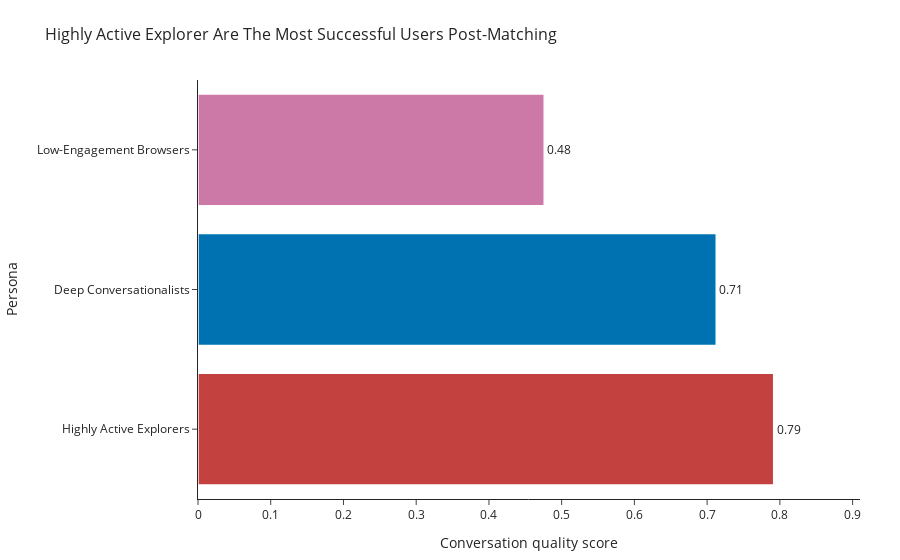

Notebook source saved alongside this figure:
### Code cell
# ================================================================
# 6th Visualization — Persona-Level Success Comparison (Bar Chart)
# ================================================================

import plotly.express as px
from sklearn.preprocessing import StandardScaler
from sklearn.cluster import KMeans

# Features used to identify usage personas
features = [
    "sum_app_opens",
    "no_of_days",
    "medianConversationLength",
    "longestConversationInDays",
    "nrOfConversations"
]

X = df[features].dropna()

scaler = StandardScaler()
X_scaled = scaler.fit_transform(X)

# Three personas identified via k-means clustering
kmeans = KMeans(n_clusters=3, random_state=42)
df.loc[X.index, "persona_cluster"] = kmeans.fit_predict(X_scaled)

df_success = df.dropna(subset=["persona_cluster"]).copy()

# Define the success metric depending on dataset contents
if "match_count" in df_success.columns:
    df_success["match_rate"] = (
        df_success["match_count"] /
        df_success["nrOfConversations"].clip(lower=1)
    )
    success_col = "match_rate"
    success_label = "Matches per conversation"
else:
    depth = df_success["medianConversationLength"]
    duration = df_success["longestConversationInDays"]
    df_success["quality_score"] = (
        depth.rank(pct=True) + duration.rank(pct=True)
    ) / 2
    success_col = "quality_score"
    success_label = "Conversation quality score"

# Average success within each persona
persona_success = (
    df_success
    .groupby("persona_cluster")[success_col]
    .mean()
    .rename_axis("persona_cluster")
    .reset_index(name="success")
)

# Labels for the personas
persona_name = {
    0: "Low-Engagement Browsers",
    1: "Deep Conversationalists",
    2: "Highly Active Explorers"
}
persona_success["persona_name"] = persona_success["persona_cluster"].map(persona_name)

# FT-inspired color palette
ft_palette = FT_PALETTE[:3]

# Sorted for visual clarity
persona_success_sorted = persona_success.sort_values("success", ascending=False)

# Plot
fig_success = px.bar(
    persona_success_sorted,
    x="success",
    y="persona_name",
    orientation="h",
    template="simple_white",
    color="persona_name",
    color_discrete_sequence=ft_palette,
    text="success"
)

fig_success.update_traces(
    texttemplate="%{x:.2f}",
    textposition="outside",
    marker_line_color="white",
    marker_line_width=1.4
)

fig_success.update_layout(
    title=dict(
        text=(
            "Highly Active Explorer Are The Most Successful Users Post-Matching<br>"
        ),
        x=0.05,
        font=dict(size=16)
    ),
    xaxis=dict(
        title=success_label,
        gridcolor="rgba(0,0,0,0.06)",
        range=[0, persona_success["success"].max() * 1.15]
    ),
    yaxis=dict(
        title="Persona",
        categoryorder="total descending"
    ),
    showlegend=False,
    plot_bgcolor="white",
    paper_bgcolor="white",
    margin=dict(l=160, r=40, t=80, b=60)
)

fig_success.show()

### Figure 1 — Plotly figure (JSON) as saved in the notebook; plotly's stock layout.template omitted (floating-point values rounded to 4 significant figures)
{"data": [{"hovertemplate": "persona_name=%{y}<br>success=%{text}<extra></extra>", "legendgroup": "Highly Active Explorers", "marker": {"color": "#C3423F", "line": {"color": "white", "width": 1.4}, "pattern": {"shape": ""}}, "name": "Highly Active Explorers", "orientation": "h", "showlegend": true, "text": [0.7914], "textposition": "outside", "texttemplate": "%{x:.2f}", "type": "bar", "x": [0.7914], "xaxis": "x", "y": ["Highly Active Explorers"], "yaxis": "y"}, {"hovertemplate": "persona_name=%{y}<br>success=%{text}<extra></extra>", "legendgroup": "Deep Conversationalists", "marker": {"color": "#0072B2", "line": {"color": "white", "width": 1.4}, "pattern": {"shape": ""}}, "name": "Deep Conversationalists", "orientation": "h", "showlegend": true, "text": [0.7125], "textposition": "outside", "texttemplate": "%{x:.2f}", "type": "bar", "x": [0.7125], "xaxis": "x", "y": ["Deep Conversationalists"], "yaxis": "y"}, {"hovertemplate": "persona_name=%{y}<br>success=%{text}<extra></extra>", "legendgroup": "Low-Engagement Browsers", "marker": {"color": "#CC79A7", "line": {"color": "white", "width": 1.4}, "pattern": {"shape": ""}}, "name": "Low-Engagement Browsers", "orientation": "h", "showlegend": true, "text": [0.476], "textposition": "outside", "texttemplate": "%{x:.2f}", "type": "bar", "x": [0.476], "xaxis": "x", "y": ["Low-Engagement Browsers"], "yaxis": "y"}], "layout": {"barmode": "relative", "legend": {"title": {"text": "persona_name"}, "tracegroupgap": 0}, "margin": {"b": 60, "l": 160, "r": 40, "t": 80}, "paper_bgcolor": "white", "plot_bgcolor": "white", "showlegend": false, "title": {"font": {"size": 16}, "text": "Highly Active Explorer Are The Most Successful Users Post-Matching<br>", "x": 0.05}, "xaxis": {"anchor": "y", "domain": [0, 1], "gridcolor": "rgba(0,0,0,0.06)", "range": [0, 0.9102], "title": {"text": "Conversation quality score"}}, "yaxis": {"anchor": "x", "categoryarray": ["Low-Engagement Browsers", "Deep Conversationalists", "Highly Active Explorers"], "categoryorder": "total descending", "domain": [0, 1], "title": {"text": "Persona"}}}}
